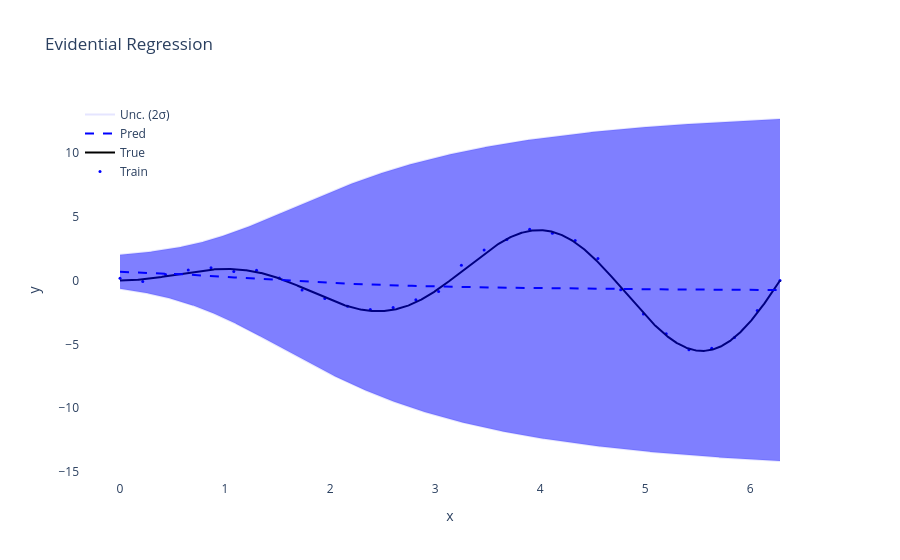

Notebook code for this chart:
### Code cell
# Example usage
x_train, y_train, x_test, y_test, outlier_indices = generate_data(
    lambda x: torch.sin(2 * x) * x ,
    0,
    2 * torch.pi,
    num_train=30,
    test_additional=0,
    num_test=1000,
    outlier_ratio=0.01,
    outlier_value_range=(5.0, 5.1),
)


# Create Evidential MLP model
model = EvidentialMLP(
    input_dim=1, 
    output_dim=1,
    hidden_units=[64, 64, 64],
    activations=["tanh", "tanh", "tanh"],
    nig_coeff=1e-2,
    lipschitz_coeff=0,
    nsu_coeff=1e-1,
    # epoch_num=500,
    epoch_num=50,
    lr=5e-4
)

# Train the model
model.fit(x_train, y_train)

# Make predictions on test data
mean, std = model(x_test)

# Prepare data for visualization
mean, std = mean.squeeze().numpy(), std.squeeze().numpy()
x_test, y_test = x_test.squeeze().numpy(), y_test.squeeze().numpy()

# Plot using Plotly
fig = go.Figure()

# Add train data points
fig.add_trace(go.Scatter(x=x_train.squeeze().numpy(), y=y_train.squeeze().numpy(), mode='markers', 
                         marker=dict(size=3, color='blue'), name='Train'))

# Add true function line
fig.add_trace(go.Scatter(x=x_test, y=y_test, mode='lines', 
                         line=dict(color='black', width=2), name='True'))

# Add predicted mean line
fig.add_trace(go.Scatter(x=x_test, y=mean, mode='lines', 
                         line=dict(color='blue', dash='dash'), name='Pred'))

# Add uncertainty (2 std devs only)
fig.add_trace(go.Scatter(
    x=x_test, 
    y=(mean - 2 * std), 
    fill=None, mode='lines', line_color='rgba(0,0,255,0.1)',  # Lighter color
    showlegend=True, name='Unc. (2σ)'
))
fig.add_trace(go.Scatter(
    x=x_test, 
    y=(mean + 2 * std), 
    fill='tonexty', mode='lines', line_color='rgba(0,0,255,0.1)',
    showlegend=False
))

# Update layout with white background
fig.update_layout(
    title="Evidential Regression",
    xaxis_title="x",
    yaxis_title="y",
    legend=dict(x=0, y=1),
    plot_bgcolor='white',  # White background
    paper_bgcolor='white'  # White background
)

fig.show()

### Figure 1 — Plotly figure (JSON) as saved in the notebook; plotly's stock layout.template omitted (floating-point values rounded to 4 significant figures; data arrays with more than 128 entries replaced by an {"elided": "..."} marker saying what was removed)
{"data": [{"marker": {"color": "blue", "size": 3}, "mode": "markers", "name": "Train", "type": "scatter", "x": [0, 0.2167, 0.4333, 0.65, 0.8666, 1.083, 1.3, 1.517, 1.733, 1.95, 2.167, 2.383, 2.6, 2.817, 3.033, 3.25, 3.467, 3.683, 3.9, 4.117, 4.333, 4.55, 4.767, 4.983, 5.2, 5.417, 5.633, 5.85, 6.067, 6.283], "y": [0.1774, -0.07683, 0.467, 0.8273, 1.012, 0.7135, 0.7998, 0.2073, -0.7353, -1.405, -2.007, -2.272, -2.119, -1.507, -0.8678, 1.203, 2.395, 3.212, 4.018, 3.702, 3.13, 1.736, -0.7147, -2.628, -4.169, -5.423, -5.302, -4.461, -2.342, -0.004759]}, {"line": {"color": "black", "width": 2}, "mode": "lines", "name": "True", "type": "scatter", "x": {"elided": "1000 float values"}, "y": {"elided": "1000 float values"}}, {"line": {"color": "blue", "dash": "dash"}, "mode": "lines", "name": "Pred", "type": "scatter", "x": {"elided": "1000 float values"}, "y": {"elided": "1000 float values"}}, {"line": {"color": "rgba(0,0,255,0.1)"}, "mode": "lines", "name": "Unc. (2σ)", "showlegend": true, "type": "scatter", "x": {"elided": "1000 float values"}, "y": {"elided": "1000 float values"}}, {"fill": "tonexty", "line": {"color": "rgba(0,0,255,0.1)"}, "mode": "lines", "showlegend": false, "type": "scatter", "x": {"elided": "1000 float values"}, "y": {"elided": "1000 float values"}}], "layout": {"legend": {"x": 0, "y": 1}, "paper_bgcolor": "white", "plot_bgcolor": "white", "title": {"text": "Evidential Regression"}, "xaxis": {"title": {"text": "x"}}, "yaxis": {"title": {"text": "y"}}}}
